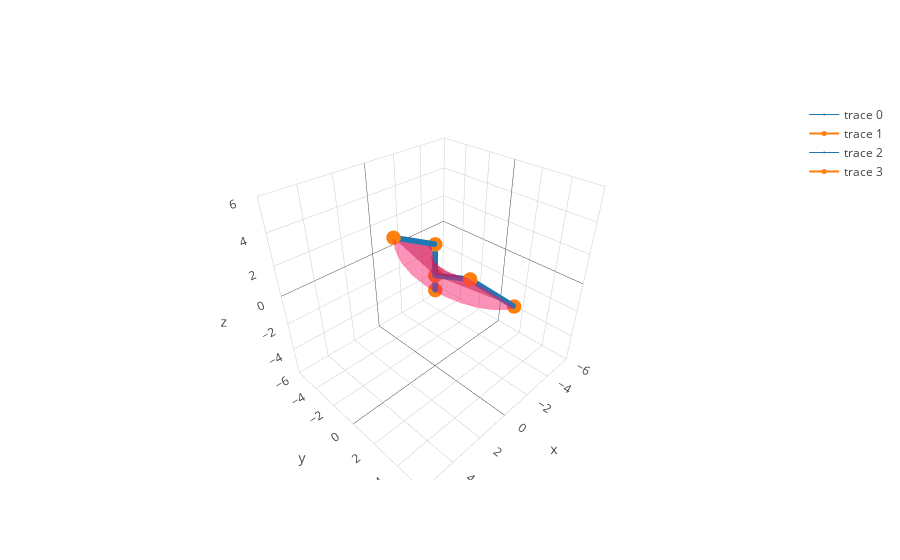

The notebook cell this image was saved under:
### Code cell
m = graphics.plotvol(robot1,trajectorymat)
m.show()

### Figure 1 — Plotly figure (JSON) as saved in the notebook; plotly's stock layout.template omitted (floating-point values rounded to 4 significant figures; data arrays with more than 128 entries replaced by an {"elided": "..."} marker saying what was removed)
{"data": [{"line": {"color": "#1f77b4", "width": 1}, "marker": {"size": 2}, "type": "scatter3d", "uid": "3f54afb7-3324-4251-b4e6-c426191d770f", "x": {"elided": "150 float values"}, "y": {"elided": "150 int values"}, "z": {"elided": "150 float values"}}, {"line": {"color": "#ff7f0e", "width": 2}, "marker": {"size": 5}, "type": "scatter3d", "uid": "b61c050e-b07c-4bc9-a42e-08d0fcb46df5", "x": [0, 0, 0, 2.598], "y": [0, 0, 0, 0], "z": [0, 1, 3, 4.5]}, {"line": {"color": "#1f77b4", "width": 1}, "marker": {"size": 2}, "type": "scatter3d", "uid": "d879c516-4288-4dd1-8c4d-e98a70340187", "x": {"elided": "150 float values"}, "y": {"elided": "150 float values"}, "z": {"elided": "150 float values"}}, {"line": {"color": "#ff7f0e", "width": 2}, "marker": {"size": 5}, "type": "scatter3d", "uid": "cc6737b8-d080-471e-a275-b368dda9d5c5", "x": [0, 0, -1.0, -2.299], "y": [0, 0, 1.732, 3.982], "z": [0, 1, 1.0, -0.5]}, {"color": "rgba(244,22,100,0.6)", "opacity": 0.8, "type": "mesh3d", "uid": "a07ca602-01e4-4bfa-864a-598fe1bafed5", "x": [0, 0, 2.598, 0.2795, 2.959, 0.5231, 3.155, 0.6989, 3.152, 0.7826, 2.932, 0.7597, 2.498, 0.6279, 1.873, 0.3967, 1.097, 0.08656, 0.2253, -0.2731, -0.6766, -0.6475, -1.54, -1.0, -2.299], "y": [0, 0, 0, 0.05387, 0.5703, 0.2094, 1.263, 0.4492, 2.025, 0.7462, 2.795, 1.067, 3.508, 1.375, 4.101, 1.635, 4.521, 1.817, 4.729, 1.899, 4.706, 1.871, 4.45, 1.732, 3.982], "z": [1, 3, 4.5, 2.98, 4.226, 2.919, 3.9, 2.819, 3.527, 2.683, 3.109, 2.511, 2.654, 2.31, 2.167, 2.081, 1.654, 1.831, 1.124, 1.563, 0.5823, 1.285, 0.03838, 1.0, -0.5]}], "layout": {"scene": {"xaxis": {"range": [-6, 6]}, "yaxis": {"range": [-6, 6]}, "zaxis": {"range": [-6, 6]}}}}
